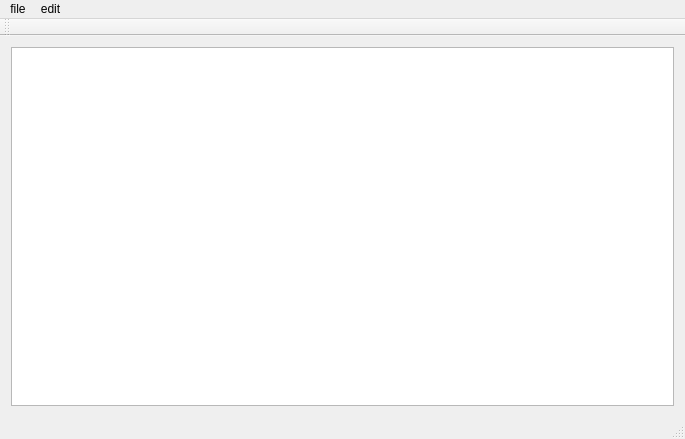
<?xml version="1.0" encoding="UTF-8"?>
<ui version="4.0">
 <class>MainWindow</class>
 <widget class="QMainWindow" name="MainWindow">
  <property name="geometry">
   <rect>
    <x>0</x>
    <y>0</y>
    <width>685</width>
    <height>439</height>
   </rect>
  </property>
  <property name="windowTitle">
   <string>MainWindow</string>
  </property>
  <widget class="QWidget" name="centralWidget">
   <layout class="QVBoxLayout" name="verticalLayout">
    <item>
     <widget class="QGraphicsView" name="graphicsView"/>
    </item>
   </layout>
  </widget>
  <widget class="QMenuBar" name="menuBar">
   <property name="geometry">
    <rect>
     <x>0</x>
     <y>0</y>
     <width>685</width>
     <height>21</height>
    </rect>
   </property>
   <widget class="QMenu" name="menuOpen">
    <property name="title">
     <string>file</string>
    </property>
    <addaction name="actionOpen"/>
    <addaction name="actionSave"/>
   </widget>
   <widget class="QMenu" name="menuSelect">
    <property name="title">
     <string>edit</string>
    </property>
    <addaction name="actionSelect"/>
    <addaction name="actionDraw"/>
   </widget>
   <addaction name="menuOpen"/>
   <addaction name="menuSelect"/>
  </widget>
  <widget class="QToolBar" name="mainToolBar">
   <attribute name="toolBarArea">
    <enum>TopToolBarArea</enum>
   </attribute>
   <attribute name="toolBarBreak">
    <bool>false</bool>
   </attribute>
  </widget>
  <widget class="QStatusBar" name="statusBar"/>
  <action name="actionSelect">
   <property name="checkable">
    <bool>false</bool>
   </property>
   <property name="text">
    <string>select</string>
   </property>
  </action>
  <action name="actionDraw">
   <property name="text">
    <string>draw</string>
   </property>
  </action>
  <action name="actionOpen">
   <property name="text">
    <string>open</string>
   </property>
  </action>
  <action name="actionSave">
   <property name="text">
    <string>save</string>
   </property>
  </action>
 </widget>
 <layoutdefault spacing="6" margin="11"/>
 <resources/>
 <connections/>
</ui>
